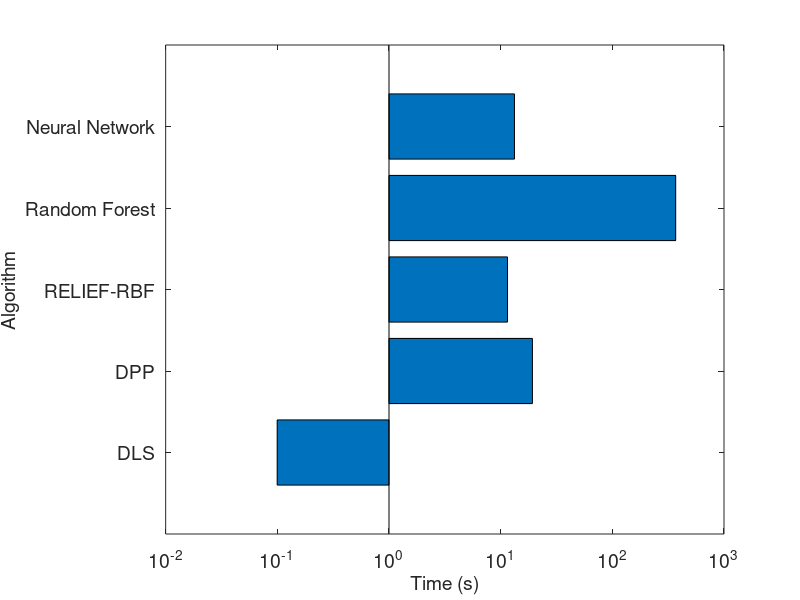
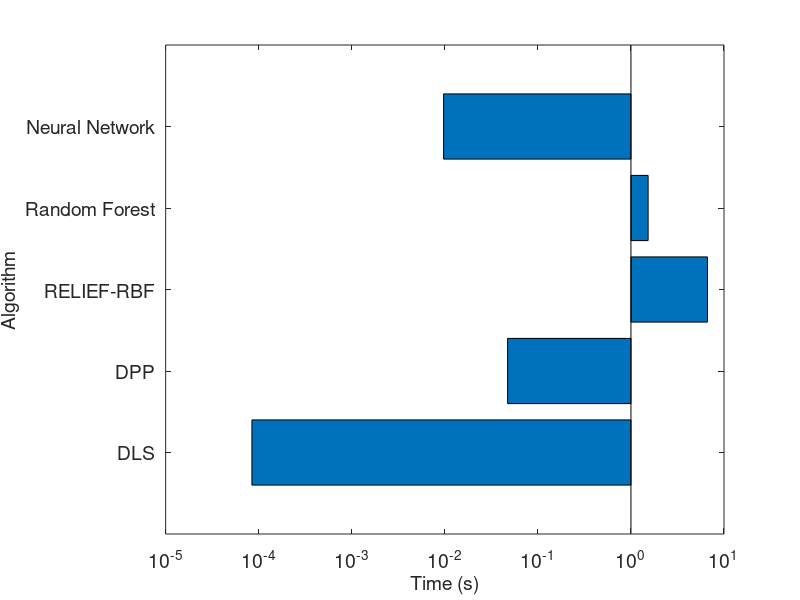

MATLAB code to generate these figures, in order:
%timing results for algorithms

numdatapointstrain = 200200;
numdatapointsonline = 1000;
numdimensions = 3;

%dls
dlsiters = 100;
DLStraintime = [9.990358, 9.967117, 9.949694];
DLSonlinetime = [0.008516, 0.008265, 0.008561];

%dpp
dppiters = 10;
DPPtraintime = [189.171356, 198.817361, 189.616518];
DPPonlinetime = [0.479807, 0.469848, 0.467125 ];

%reliefrbf
rbfiters = 10;
rbftraintime = [115.887458, 114.235953, 115.230325];
rbfonlinetime = [67.322508,66.079682,65.864348];

%random forests
rfiters = 10;
rftraintime = [3647.738358,3600.444649, 3829.246879];
rfonlinetime = [15.904296,14.934093,15.064090];

%random forests
nniters = 10;
nntraintime = [87.711817,60.290500,250.788060];
nnonlinetime = [0.100672,0.095283,0.094778];

%% get mean times

dlsmeantrain = mean(DLStraintime) / dlsiters;
dppmeantrain = mean(DPPtraintime) / dppiters;
rbfmeantrain = mean(rbftraintime) / rbfiters;
rfmeantrain = mean(rftraintime) / rfiters;
nnmeantrain = mean(nntraintime) / nniters;


dlsmeanonline = mean(DLSonlinetime) / dlsiters;
dppmeanonline = mean(DPPonlinetime) / dppiters;
rbfmeanonline = mean(rbfonlinetime) / rbfiters;
rfmeanonline = mean(rfonlinetime) / rfiters;
nnmeanonline = mean(nnonlinetime) / nniters;


%% training time
fsize = 14;

c = {'DLS','DPP','RELIEF-RBF','Random Forest','Neural Network'};
y = [dlsmeantrain,dppmeantrain,rbfmeantrain,rfmeantrain,nnmeantrain];
figure
barh(y)
set(gca,'XScale','log')
set(gca,'FontSize',fsize,'yticklabel',c);
xlabel('Time (s)','FontSize',fsize);
ylabel('Algorithm','FontSize',fsize);

%% online time
fsize = 14;

c = {'DLS','DPP','RELIEF-RBF','Random Forest','Neural Network'};
y = [dlsmeanonline,dppmeanonline,rbfmeanonline,rfmeanonline,nnmeanonline];
figure
barh(y)
set(gca,'XScale','log')
set(gca,'FontSize',fsize,'yticklabel',c);
xlabel('Time (s)','FontSize',fsize);
ylabel('Algorithm','FontSize',fsize);
